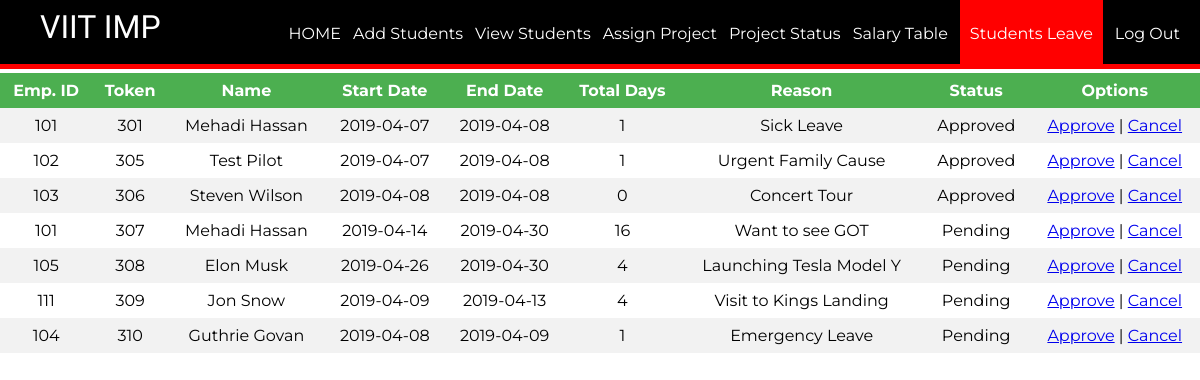
Page /empleave.php on the earlier database version.
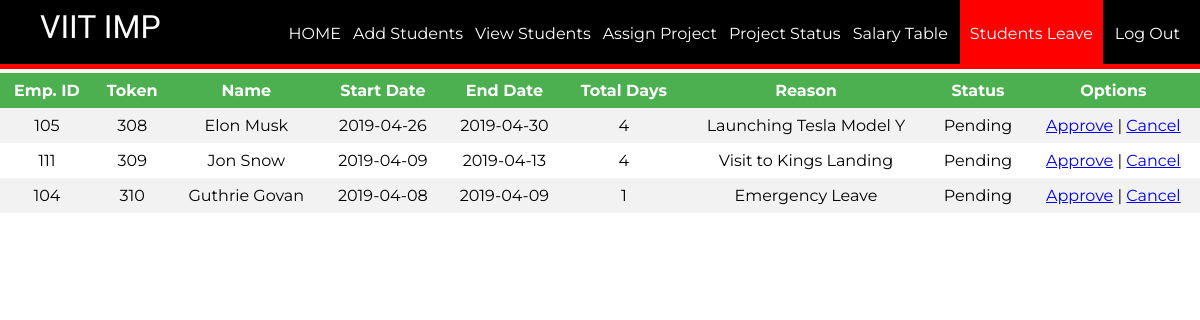
Same page on the later database version.
### tables this page shows
CREATE TABLE `employee_leave` (
  `id` int(11) DEFAULT NULL,
  `token` int(11) NOT NULL,
  `start` date DEFAULT NULL,
  `end` date DEFAULT NULL,
  `reason` char(100) DEFAULT NULL,
  `status` char(50) DEFAULT NULL
);

CREATE TABLE `employee` (
  `id` int(11) NOT NULL,
  `pid` int(11) NOT NULL,
  `firstName` varchar(100) NOT NULL,
  `lastName` varchar(100) NOT NULL,
  `email` varchar(100) NOT NULL,
  `password` text NOT NULL,
  `birthday` date DEFAULT NULL,
  `gender` varchar(10) NOT NULL,
  `contact` varchar(20) NOT NULL,
  `nid` int(20) DEFAULT NULL,
  `address` varchar(100) DEFAULT NULL,
  `dept` varchar(100) NOT NULL,
  `degree` varchar(100) DEFAULT NULL,
  `pic` text NOT NULL
);

### empleave.php (the view, shortened to what this page needs)
<?php
require_once ('process/dbh.php');
$sql = "Select employee.id, employee.firstName, employee.lastName, employee_leave.start, employee_leave.end, employee_leave.reason, employee_leave.status, employee_leave.token From employee, employee_leave Where employee.id = employee_leave.id order by employee_leave.token";
$result = mysqli_query($conn, $sql);
?>
<html>
<head>
	<link rel="stylesheet" type="text/css" href="styleview.css">
</head>
<body>
	<header>
		<nav>
			<h1>VIIT IMP</h1>
			<ul id="navli">
				<li><a class="homeblack" href="aloginwel.php">HOME</a></li>
				<li><a class="homeblack" href="addemp.php">Add Students</a></li>
				<li><a class="homeblack" href="viewemp.php">View Students</a></li>
				<li><a class="homeblack" href="assign.php">Assign Project</a></li>
				<li><a class="homeblack" href="assignproject.php">Project Status</a></li>
				<li><a class="homeblack" href="salaryemp.php">Salary Table</a></li>
				<li><a class="homered" href="empleave.php">Students Leave</a></li>
				<li><a class="homeblack" href="alogin.html">Log Out</a></li>
			</ul>
		</nav>
	</header>
	<div class="divider"></div>
	<div id="divimg">
		<table>
			<tr>
				<th>Emp. ID</th>
				<th>Token</th>
				<th>Name</th>
				<th>Start Date</th>
				<th>End Date</th>
				<th>Total Days</th>
				<th>Reason</th>
				<th>Status</th>
				<th>Options</th>
			</tr>
			<?php
				while ($employee = mysqli_fetch_assoc($result)) {
				$date1 = new DateTime($employee['start']);
				$date2 = new DateTime($employee['end']);
				$interval = $date1->diff($date2);
					echo "<tr>";
					echo "<td>".$employee['id']."</td>";
					echo "<td>".$employee['token']."</td>";
					echo "<td>".$employee['firstName']." ".$employee['lastName']."</td>";
					echo "<td>".$employee['start']."</td>";
					echo "<td>".$employee['end']."</td>";
					echo "<td>".$interval->days."</td>";
					echo "<td>".$employee['reason']."</td>";
					echo "<td>".$employee['status']."</td>";
					echo "<td><a href=\"approve.php?id=$employee[id]&token=$employee[token]\"  onClick=\"return confirm('Are you sure you want to Approve the request?')\">Approve</a> | <a href=\"cancel.php?id=$employee[id]&token=$employee[token]\" onClick=\"return confirm('Are you sure you want to Canel the request?')\">Cancel</a></td>";
				}
			?>
		</table>
	</div>
</body>
</html>

Differences in the rows shown:
removed employee_leave: id "101", token "301", id.firstName "Mehadi", id.lastName "Hassan", start "2019-04-07", end "2019-04-08", start+end "1", reason "Sick Leave", status "Approved"
removed employee_leave: id "102", token "305", id.firstName "Test", id.lastName "Pilot", start "2019-04-07", end "2019-04-08", start+end "1", reason "Urgent Family Cause", status "Approved"
removed employee_leave: id "103", token "306", id.firstName "Steven", id.lastName "Wilson", start "2019-04-08", end "2019-04-08", start+end "0", reason "Concert Tour", status "Approved"
removed employee_leave: id "101", token "307", id.firstName "Mehadi", id.lastName "Hassan", start "2019-04-14", end "2019-04-30", start+end "16", reason "Want to see GOT", status "Pending"
